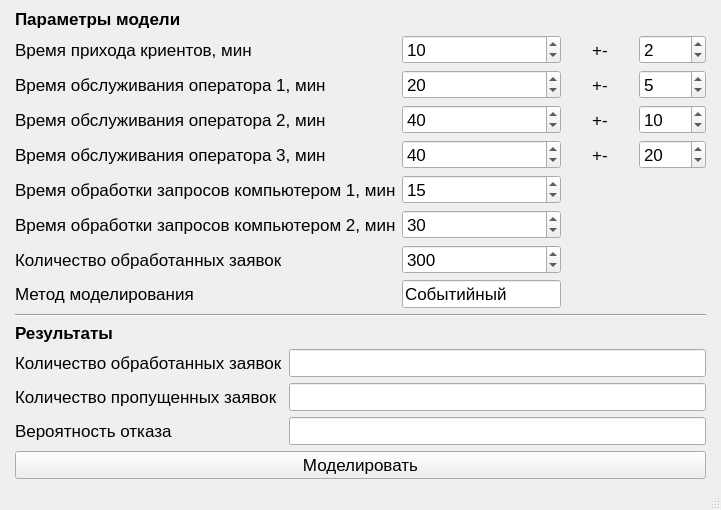
<?xml version="1.0" encoding="UTF-8"?>
<ui version="4.0">
 <class>MainWindow</class>
 <widget class="QMainWindow" name="MainWindow">
  <property name="geometry">
   <rect>
    <x>0</x>
    <y>0</y>
    <width>721</width>
    <height>509</height>
   </rect>
  </property>
  <property name="windowTitle">
   <string>MainWindow</string>
  </property>
  <widget class="QWidget" name="centralwidget">
   <layout class="QVBoxLayout" name="verticalLayout">
    <property name="leftMargin">
     <number>15</number>
    </property>
    <property name="rightMargin">
     <number>15</number>
    </property>
    <item>
     <widget class="QLabel" name="label_19">
      <property name="font">
       <font>
        <pointsize>13</pointsize>
        <weight>75</weight>
        <italic>false</italic>
        <bold>true</bold>
       </font>
      </property>
      <property name="contextMenuPolicy">
       <enum>Qt::PreventContextMenu</enum>
      </property>
      <property name="layoutDirection">
       <enum>Qt::LeftToRight</enum>
      </property>
      <property name="frameShape">
       <enum>QFrame::NoFrame</enum>
      </property>
      <property name="text">
       <string>Параметры модели</string>
      </property>
     </widget>
    </item>
    <item>
     <layout class="QGridLayout" name="gridLayout_2">
      <item row="0" column="0">
       <widget class="QLabel" name="label_7">
        <property name="font">
         <font>
          <pointsize>13</pointsize>
         </font>
        </property>
        <property name="text">
         <string>Время прихода криентов, мин</string>
        </property>
       </widget>
      </item>
      <item row="6" column="0">
       <widget class="QLabel" name="label_13">
        <property name="font">
         <font>
          <pointsize>13</pointsize>
         </font>
        </property>
        <property name="text">
         <string>Количество обработанных заявок</string>
        </property>
       </widget>
      </item>
      <item row="2" column="3">
       <widget class="QSpinBox" name="op2_delta_spb">
        <property name="font">
         <font>
          <pointsize>13</pointsize>
         </font>
        </property>
        <property name="minimum">
         <number>1</number>
        </property>
        <property name="maximum">
         <number>5000</number>
        </property>
        <property name="value">
         <number>10</number>
        </property>
       </widget>
      </item>
      <item row="7" column="0">
       <widget class="QLabel" name="label_14">
        <property name="font">
         <font>
          <pointsize>13</pointsize>
         </font>
        </property>
        <property name="text">
         <string>Метод моделирования</string>
        </property>
       </widget>
      </item>
      <item row="0" column="1">
       <widget class="QSpinBox" name="client_spb">
        <property name="font">
         <font>
          <pointsize>13</pointsize>
         </font>
        </property>
        <property name="minimum">
         <number>1</number>
        </property>
        <property name="maximum">
         <number>5000</number>
        </property>
        <property name="value">
         <number>10</number>
        </property>
       </widget>
      </item>
      <item row="1" column="0">
       <widget class="QLabel" name="label_8">
        <property name="font">
         <font>
          <pointsize>13</pointsize>
         </font>
        </property>
        <property name="text">
         <string>Время обслуживания оператора 1, мин</string>
        </property>
       </widget>
      </item>
      <item row="3" column="0">
       <widget class="QLabel" name="label_10">
        <property name="font">
         <font>
          <pointsize>13</pointsize>
         </font>
        </property>
        <property name="text">
         <string>Время обслуживания оператора 3, мин</string>
        </property>
       </widget>
      </item>
      <item row="5" column="0">
       <widget class="QLabel" name="label_12">
        <property name="font">
         <font>
          <pointsize>13</pointsize>
         </font>
        </property>
        <property name="text">
         <string>Время обработки запросов компьютером 2, мин</string>
        </property>
       </widget>
      </item>
      <item row="2" column="0">
       <widget class="QLabel" name="label_9">
        <property name="font">
         <font>
          <pointsize>13</pointsize>
         </font>
        </property>
        <property name="text">
         <string>Время обслуживания оператора 2, мин</string>
        </property>
       </widget>
      </item>
      <item row="2" column="1">
       <widget class="QSpinBox" name="op2_spb">
        <property name="font">
         <font>
          <pointsize>13</pointsize>
         </font>
        </property>
        <property name="minimum">
         <number>1</number>
        </property>
        <property name="maximum">
         <number>5000</number>
        </property>
        <property name="value">
         <number>40</number>
        </property>
       </widget>
      </item>
      <item row="1" column="1">
       <widget class="QSpinBox" name="op1_spb">
        <property name="font">
         <font>
          <pointsize>13</pointsize>
         </font>
        </property>
        <property name="minimum">
         <number>1</number>
        </property>
        <property name="maximum">
         <number>5000</number>
        </property>
        <property name="value">
         <number>20</number>
        </property>
       </widget>
      </item>
      <item row="3" column="3">
       <widget class="QSpinBox" name="op3_delta_spb">
        <property name="font">
         <font>
          <pointsize>13</pointsize>
         </font>
        </property>
        <property name="minimum">
         <number>1</number>
        </property>
        <property name="maximum">
         <number>5000</number>
        </property>
        <property name="value">
         <number>20</number>
        </property>
       </widget>
      </item>
      <item row="3" column="1">
       <widget class="QSpinBox" name="op3_spb">
        <property name="font">
         <font>
          <pointsize>13</pointsize>
         </font>
        </property>
        <property name="minimum">
         <number>1</number>
        </property>
        <property name="maximum">
         <number>5000</number>
        </property>
        <property name="value">
         <number>40</number>
        </property>
       </widget>
      </item>
      <item row="1" column="3">
       <widget class="QSpinBox" name="op1_delta_spb">
        <property name="font">
         <font>
          <pointsize>13</pointsize>
         </font>
        </property>
        <property name="minimum">
         <number>1</number>
        </property>
        <property name="maximum">
         <number>5000</number>
        </property>
        <property name="value">
         <number>5</number>
        </property>
       </widget>
      </item>
      <item row="4" column="0">
       <widget class="QLabel" name="label_11">
        <property name="font">
         <font>
          <pointsize>13</pointsize>
         </font>
        </property>
        <property name="text">
         <string>Время обработки запросов компьютером 1, мин</string>
        </property>
       </widget>
      </item>
      <item row="0" column="3">
       <widget class="QSpinBox" name="client_delta_spb">
        <property name="font">
         <font>
          <pointsize>13</pointsize>
         </font>
        </property>
        <property name="minimum">
         <number>1</number>
        </property>
        <property name="maximum">
         <number>5000</number>
        </property>
        <property name="value">
         <number>2</number>
        </property>
       </widget>
      </item>
      <item row="0" column="2">
       <widget class="QLabel" name="label_20">
        <property name="sizePolicy">
         <sizepolicy hsizetype="Minimum" vsizetype="Ignored">
          <horstretch>0</horstretch>
          <verstretch>0</verstretch>
         </sizepolicy>
        </property>
        <property name="font">
         <font>
          <pointsize>13</pointsize>
         </font>
        </property>
        <property name="text">
         <string>+-</string>
        </property>
        <property name="alignment">
         <set>Qt::AlignCenter</set>
        </property>
       </widget>
      </item>
      <item row="1" column="2">
       <widget class="QLabel" name="label_21">
        <property name="sizePolicy">
         <sizepolicy hsizetype="Minimum" vsizetype="Ignored">
          <horstretch>0</horstretch>
          <verstretch>0</verstretch>
         </sizepolicy>
        </property>
        <property name="font">
         <font>
          <pointsize>13</pointsize>
         </font>
        </property>
        <property name="text">
         <string>+-</string>
        </property>
        <property name="alignment">
         <set>Qt::AlignCenter</set>
        </property>
       </widget>
      </item>
      <item row="2" column="2">
       <widget class="QLabel" name="label_22">
        <property name="sizePolicy">
         <sizepolicy hsizetype="Minimum" vsizetype="Ignored">
          <horstretch>0</horstretch>
          <verstretch>0</verstretch>
         </sizepolicy>
        </property>
        <property name="font">
         <font>
          <pointsize>13</pointsize>
         </font>
        </property>
        <property name="text">
         <string>+-</string>
        </property>
        <property name="alignment">
         <set>Qt::AlignCenter</set>
        </property>
       </widget>
      </item>
      <item row="3" column="2">
       <widget class="QLabel" name="label_23">
        <property name="sizePolicy">
         <sizepolicy hsizetype="Minimum" vsizetype="Ignored">
          <horstretch>0</horstretch>
          <verstretch>0</verstretch>
         </sizepolicy>
        </property>
        <property name="font">
         <font>
          <pointsize>13</pointsize>
         </font>
        </property>
        <property name="text">
         <string>+-</string>
        </property>
        <property name="alignment">
         <set>Qt::AlignCenter</set>
        </property>
       </widget>
      </item>
      <item row="4" column="1">
       <widget class="QSpinBox" name="comp1_spb">
        <property name="font">
         <font>
          <pointsize>13</pointsize>
         </font>
        </property>
        <property name="minimum">
         <number>1</number>
        </property>
        <property name="maximum">
         <number>5000</number>
        </property>
        <property name="value">
         <number>15</number>
        </property>
       </widget>
      </item>
      <item row="5" column="1">
       <widget class="QSpinBox" name="comp2_spb">
        <property name="font">
         <font>
          <pointsize>13</pointsize>
         </font>
        </property>
        <property name="minimum">
         <number>1</number>
        </property>
        <property name="maximum">
         <number>5000</number>
        </property>
        <property name="value">
         <number>30</number>
        </property>
       </widget>
      </item>
      <item row="6" column="1">
       <widget class="QSpinBox" name="n_spb">
        <property name="font">
         <font>
          <pointsize>13</pointsize>
         </font>
        </property>
        <property name="minimum">
         <number>1</number>
        </property>
        <property name="maximum">
         <number>5000</number>
        </property>
        <property name="value">
         <number>300</number>
        </property>
       </widget>
      </item>
      <item row="7" column="1">
       <widget class="QLineEdit" name="lineEdit">
        <property name="sizePolicy">
         <sizepolicy hsizetype="Preferred" vsizetype="Fixed">
          <horstretch>0</horstretch>
          <verstretch>0</verstretch>
         </sizepolicy>
        </property>
        <property name="font">
         <font>
          <pointsize>13</pointsize>
         </font>
        </property>
        <property name="text">
         <string>Событийный</string>
        </property>
        <property name="readOnly">
         <bool>true</bool>
        </property>
       </widget>
      </item>
     </layout>
    </item>
    <item>
     <widget class="Line" name="line">
      <property name="orientation">
       <enum>Qt::Horizontal</enum>
      </property>
     </widget>
    </item>
    <item>
     <widget class="QLabel" name="label_15">
      <property name="font">
       <font>
        <pointsize>13</pointsize>
        <weight>75</weight>
        <italic>false</italic>
        <bold>true</bold>
       </font>
      </property>
      <property name="contextMenuPolicy">
       <enum>Qt::PreventContextMenu</enum>
      </property>
      <property name="layoutDirection">
       <enum>Qt::LeftToRight</enum>
      </property>
      <property name="frameShape">
       <enum>QFrame::NoFrame</enum>
      </property>
      <property name="text">
       <string>Результаты</string>
      </property>
     </widget>
    </item>
    <item>
     <layout class="QGridLayout" name="gridLayout_3">
      <item row="2" column="0">
       <widget class="QLabel" name="label_18">
        <property name="font">
         <font>
          <pointsize>13</pointsize>
         </font>
        </property>
        <property name="text">
         <string>Вероятность отказа</string>
        </property>
       </widget>
      </item>
      <item row="0" column="0">
       <widget class="QLabel" name="label_17">
        <property name="font">
         <font>
          <pointsize>13</pointsize>
         </font>
        </property>
        <property name="text">
         <string>Количество обработанных заявок</string>
        </property>
       </widget>
      </item>
      <item row="1" column="0">
       <widget class="QLabel" name="label_16">
        <property name="font">
         <font>
          <pointsize>13</pointsize>
         </font>
        </property>
        <property name="text">
         <string>Количество пропущенных заявок</string>
        </property>
       </widget>
      </item>
      <item row="1" column="1">
       <widget class="QLineEdit" name="rejected_count_line_edit">
        <property name="font">
         <font>
          <pointsize>13</pointsize>
         </font>
        </property>
        <property name="readOnly">
         <bool>true</bool>
        </property>
       </widget>
      </item>
      <item row="0" column="1">
       <widget class="QLineEdit" name="processed_count_line_edit">
        <property name="font">
         <font>
          <pointsize>13</pointsize>
         </font>
        </property>
        <property name="readOnly">
         <bool>true</bool>
        </property>
       </widget>
      </item>
      <item row="2" column="1">
       <widget class="QLineEdit" name="rejected_probability_line_edit">
        <property name="font">
         <font>
          <pointsize>13</pointsize>
         </font>
        </property>
        <property name="readOnly">
         <bool>true</bool>
        </property>
       </widget>
      </item>
     </layout>
    </item>
    <item>
     <widget class="QPushButton" name="modeling_btn">
      <property name="font">
       <font>
        <pointsize>13</pointsize>
       </font>
      </property>
      <property name="text">
       <string>Моделировать</string>
      </property>
     </widget>
    </item>
   </layout>
  </widget>
  <widget class="QMenuBar" name="menubar">
   <property name="geometry">
    <rect>
     <x>0</x>
     <y>0</y>
     <width>721</width>
     <height>22</height>
    </rect>
   </property>
  </widget>
  <widget class="QStatusBar" name="statusbar"/>
 </widget>
 <resources/>
 <connections/>
</ui>
